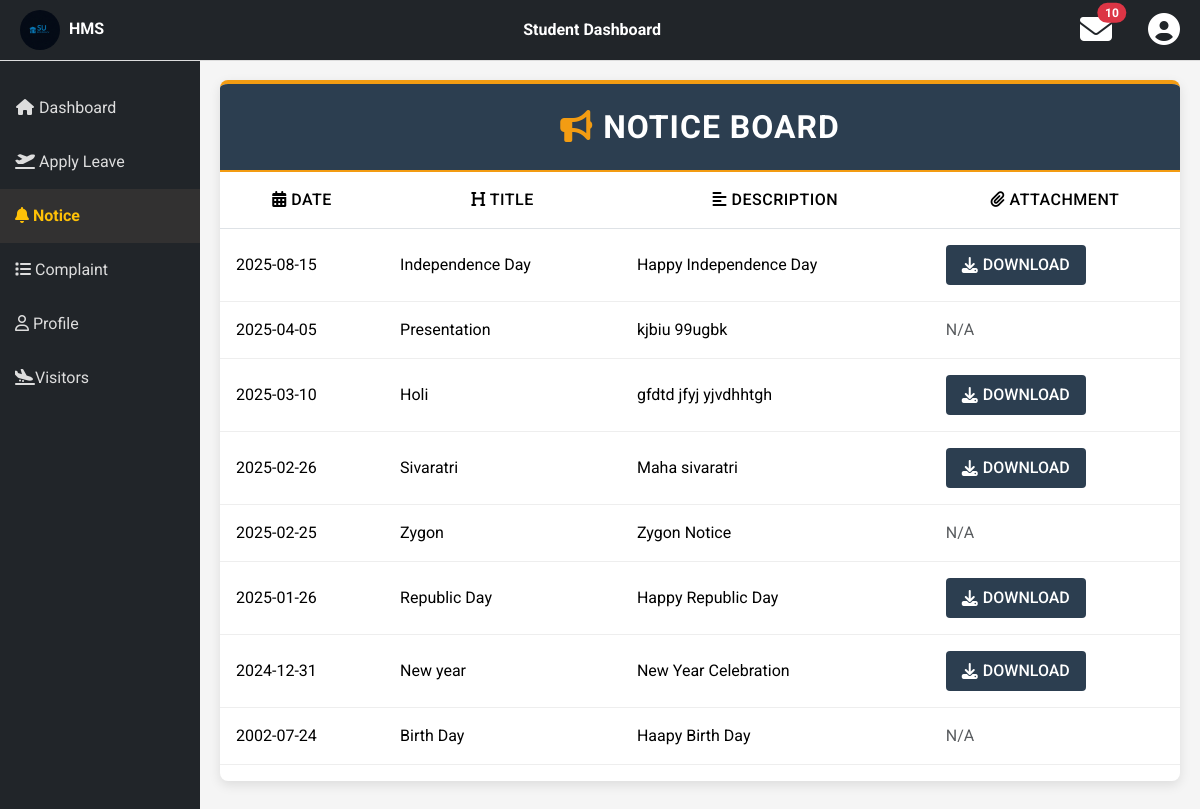
The app's page /Student/student_notice_board.php (signed in) with its own data.
### tables this page shows
CREATE TABLE `notice` (
  `notice_id` int(11) NOT NULL,
  `notice_title` varchar(255) NOT NULL,
  `notice_date` date NOT NULL,
  `notice_description` varchar(255) NOT NULL,
  `notice_file` varchar(255) NOT NULL
);

### Database/student_db_function.php (called while the page is built, shortened)
<?php
require_once "connection.php";
function stud_displayAllNotice()
{
    global $conn;
    try {
        $qry = "SELECT * FROM notice ORDER BY notice_date DESC";
        $stmt = $conn->prepare($qry);
        $stmt->execute();
        $res = $stmt->get_result();
        if ($res->num_rows > 0)
            return $res;
        else {
            return false;
        }
    } catch (Exception $e) {
        echo $e->getMessage();
    } finally {
        $conn->close();
    }
}
?>

### Student/student_notice_board.php (the view, shortened to what this page needs)
<?php
if ($_SESSION['sic']) {
    $current_file = basename(__FILE__);
?>
<!DOCTYPE html>
<html lang="en">
<head>
    <link href="../Bootstrap/css/bootstrap.min.css" rel="stylesheet">
    <link rel="stylesheet" href="../Bootstrap/css/all.min.css">
</head>
<body>
    <div class="d-flex">
        <?php include "student_sidebar.php"; ?>
        <div id="main-content" class="notice-board-wrapper container-fluid">
            <div class="notice-container">
                <div class="notice-header">
                    <h2><i class="fas fa-bullhorn"></i>NOTICE BOARD</h2>
                </div>
                <div class="table-responsive">
                    <?php
                    require_once "../Database/student_db_function.php";
                    $res = stud_displayAllNotice();
                    if ($res) {
                    ?>
                        <table class="table notice-table">
                            <thead>
                                <tr>
                                    <th><i class="fas fa-calendar-alt"></i> DATE</th>
                                    <th><i class="fas fa-heading"></i> TITLE</th>
                                    <th><i class="fas fa-align-left"></i> DESCRIPTION</th>
                                    <th><i class="fas fa-paperclip"></i> ATTACHMENT</th>
                                </tr>
                            </thead>
                            <tbody>
                                <?php while ($data = $res->fetch_assoc()) { ?>
                                    <tr>
                                        <td><?php echo htmlspecialchars($data['notice_date']); ?></td>
                                        <td><?php echo htmlspecialchars($data['notice_title']); ?></td>
                                        <td><?php echo htmlspecialchars($data['notice_description']); ?></td>
                                        <td>
                                            <?php if ($data['notice_file'] !== 'empty') {
                                                $fileName = htmlspecialchars($data['notice_file']);
                                            ?>
                                                <a href="download_notice.php?file=<?php echo urlencode($fileName); ?>"
                                                   class="download-btn"
                                                   download="<?php echo $fileName; ?>">
                                                    <i class="fas fa-download"></i> DOWNLOAD
                                                </a>
                                            <?php } else { ?>
                                                <span class="text-muted">N/A</span>
                                            <?php } ?>
                                        </td>
                                    </tr>
                                <?php } ?>
                            </tbody>
                        </table>
                    <?php
                    } else {
                        echo '<div class="no-notice">
                                <i class="fas fa-bell-slash"></i>
                                <div class="no-notice-text">No Notices Available</div>
                              </div>';
                    }
                    ?>
                </div>
            </div>
        </div>
    </div>
</body>
</html>
<?php
} else {
    header("location:student_login.php");
}
?>

### Student/student_sidebar.php (shortened to what this page needs)
<div class="d-flex">
    <nav id="sidebarMenu" class="sidebar collapse d-md-block bg-dark">
        <a class="nav-link <?php echo $current_file === 'student_dashboard.php' ? 'active' : '' ?>"
            href="student_dashboard.php"><i class="fa fa-fw fa-home"></i> Dashboard</a>
        <a class="nav-link <?php echo $current_file === 'student_leave.php' ? 'active' : '' ?>"
            href="student_leave.php"><i class="fas fa-plane-departure"></i> Apply Leave</a>
        <a class="nav-link <?php echo $current_file === "student_notice_board.php" ? 'active' : '' ?>"
            href="student_notice_board.php"><i class="fa-solid fa-bell"></i> Notice</a>
        <a class="nav-link <?php echo $current_file === 'student_complaint.php' ? 'active' : '' ?>"
            href="student_complaint.php"><i class="fa-solid fa-list"></i> Complaint</a>
        <a class="nav-link <?php echo $current_file === 'student_profile.php' ? 'active' : '' ?>" href="student_profile.php"><i class="fa-regular fa-user"></i> Profile</a>
        <a class="nav-link <?php echo $current_file === 'visitors.php' ? 'active' : '' ?>"  href="visitors.php"><i class="fa-solid fa-plane-arrival"></i>Visitors</a>    </nav>
</div>

### Student/studentStyle.css (style rules this page uses)
* { margin: 0; padding: 0; }
html, body { height: 100%; margin: 0; }
.top-navbar { position: fixed; top: 0; left: 0; width: 100%; display: flex; justify-content: space-between; align-items: center; padding: 10px 20px; border-bottom: 1px solid #ddd; }
#navbar-right { display: flex; justify-content: space-between; width: 100px; }
.sidebar { padding-top: 20px; height: 100vh; width: 200px; }
@media (min-width:800px) { #sidebarMenu { margin-top: 60px; width: 200px; height: 100vh; position: fixed; top: 0; left: 0; padding-top: 20px; overflow-y: auto; border-top: 1px solid #ddd; } }
.sidebar a { display: block; padding: 15px; color: #ddd; text-decoration: none; font-size: 16px; transition: background-color 0.3s; }
.nav-link.active { color: #ffc107 !important; font-weight: bold; background-color: #323131; }
#main-content { margin-top: 60px; }
@media (min-width:800px) { #main-content { flex-grow: 1; margin-left: 200px; height: auto; overflow-y: auto; padding: 20px; } }

### Student/student_notice_board.php (style rules this page uses)
:root { --industrial-primary: #2c3e50; --industrial-secondary: #34495e; --industrial-accent: #e74c3c; --industrial-warning: #f39c12; --industrial-success: #27ae60; --industrial-light: #ecf0f1; --industrial-dark: #1a252f; }
body { font-family: 'Roboto', sans-serif; background-color: #f5f5f5; color: var(--industrial-dark); }
.notice-board-wrapper { padding: 2rem; width: 100%; }
.notice-container { background-color: white; border-radius: 8px; box-shadow: 0 4px 12px rgba(0,0,0,0.1); overflow: hidden; border-top: 4px solid var(--industrial-warning); }
.notice-header { background-color: var(--industrial-primary); color: white; padding: 1.5rem; text-align: center; border-bottom: 2px solid var(--industrial-warning); }
.notice-header h2 { font-weight: 700; margin: 0; text-transform: uppercase; letter-spacing: 1px; }
.notice-header i { margin-right: 10px; color: var(--industrial-warning); }
.notice-table { width: 100%; border-collapse: collapse; }
.notice-table thead { background-color: var(--industrial-secondary); color: white; }
.notice-table th { padding: 1rem; text-align: center; font-weight: 500; text-transform: uppercase; letter-spacing: 0.5px; vertical-align: middle; }
.notice-table td { padding: 1rem; vertical-align: middle; border-bottom: 1px solid #eee; }
.notice-table tr:nth-child(even) { background-color: rgba(44, 62, 80, 0.03); }
.download-btn { background-color: var(--industrial-primary); color: white; border: none; padding: 0.5rem 1rem; border-radius: 4px; font-weight: 500; transition: all 0.3s; display: inline-flex; align-items: center; justify-content: center; text-decoration: none; }
.download-btn i { margin-right: 5px; }

### records on screen
notice: notice_date "2025-08-15", notice_title "Independence Day", notice_description "Happy Independence Day"
notice: notice_date "2025-04-05", notice_title "Presentation", notice_description "kjbiu 99ugbk", notice_file "N/A"
notice: notice_date "2025-03-10", notice_title "Holi", notice_description "gfdtd jfyj yjvdhhtgh"
notice: notice_date "2025-02-26", notice_title "Sivaratri", notice_description "Maha sivaratri"
notice: notice_date "2025-02-25", notice_title "Zygon", notice_description "Zygon Notice", notice_file "N/A"
notice: notice_date "2025-01-26", notice_title "Republic Day", notice_description "Happy Republic Day"
notice: notice_date "2024-12-31", notice_title "New year", notice_description "New Year Celebration"
notice: notice_date "2002-07-24", notice_title "Birth Day", notice_description "Haapy Birth Day", notice_file "N/A"
